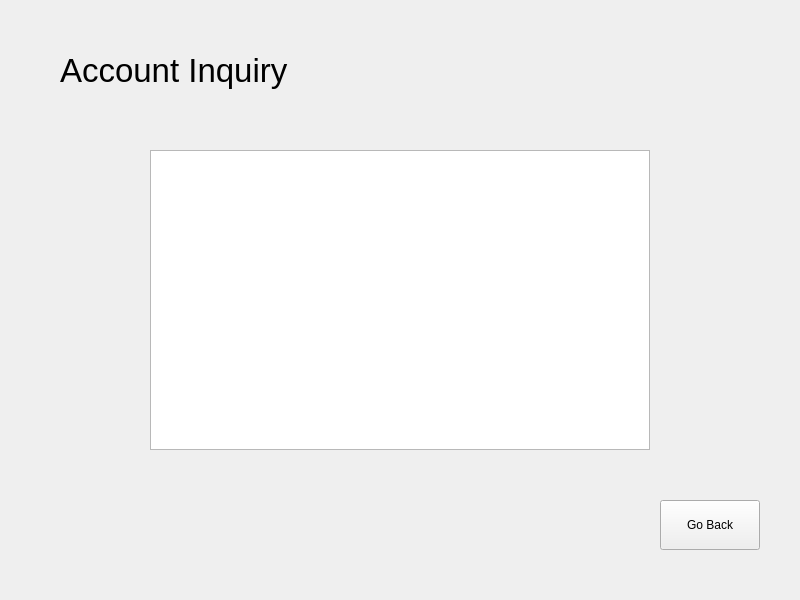
<?xml version="1.0" encoding="UTF-8"?>
<ui version="4.0">
 <class>InquiryScene</class>
 <widget class="QWidget" name="InquiryScene">
  <property name="geometry">
   <rect>
    <x>0</x>
    <y>0</y>
    <width>800</width>
    <height>600</height>
   </rect>
  </property>
  <property name="font">
   <font>
    <family>Arial</family>
   </font>
  </property>
  <property name="windowTitle">
   <string>Form</string>
  </property>
  <widget class="QLabel" name="label">
   <property name="geometry">
    <rect>
     <x>60</x>
     <y>40</y>
     <width>421</width>
     <height>60</height>
    </rect>
   </property>
   <property name="font">
    <font>
     <family>Arial</family>
     <pointsize>25</pointsize>
    </font>
   </property>
   <property name="text">
    <string>Account Inquiry</string>
   </property>
   <property name="alignment">
    <set>Qt::AlignmentFlag::AlignLeading|Qt::AlignmentFlag::AlignLeft|Qt::AlignmentFlag::AlignVCenter</set>
   </property>
  </widget>
  <widget class="QPushButton" name="goBackButton">
   <property name="geometry">
    <rect>
     <x>660</x>
     <y>500</y>
     <width>100</width>
     <height>50</height>
    </rect>
   </property>
   <property name="text">
    <string>Go Back</string>
   </property>
  </widget>
  <widget class="QTableView" name="tableView">
   <property name="geometry">
    <rect>
     <x>150</x>
     <y>150</y>
     <width>500</width>
     <height>300</height>
    </rect>
   </property>
  </widget>
 </widget>
 <resources/>
 <connections/>
</ui>
